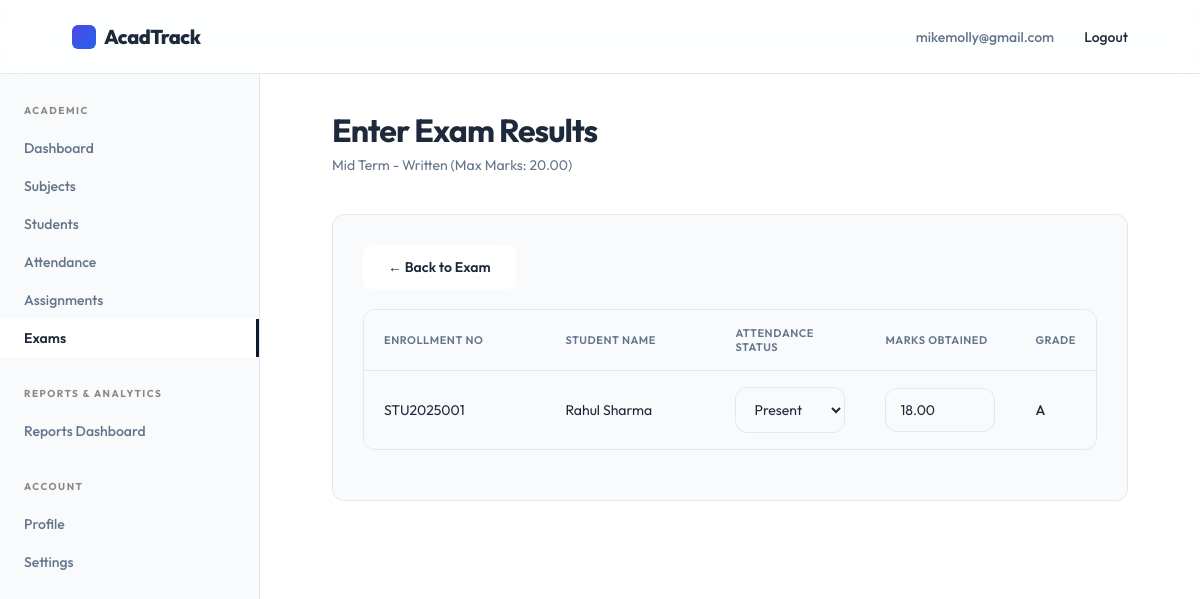
Screenshot of /faculty/exams/1/results/ (signed in) with the database file from the repository.
### accounts/models.py (models this page shows, shortened)
class User(AbstractUser):
    class RoleChoices(models.TextChoices):
        STUDENT = 'student', 'Student'
        FACULTY = 'faculty', 'Faculty'
        ADMIN = 'admin', 'Admin'
    username = None
    email = models.EmailField(unique=True)
    role = models.CharField(max_length=20, choices=RoleChoices.choices, default=RoleChoices.STUDENT)
    contact_number = models.CharField(max_length=15, blank=True, null=True)
    deactivated_at = models.DateTimeField(blank=True, null=True)
    updated_at = models.DateTimeField(auto_now=True)
    USERNAME_FIELD = 'email'
    REQUIRED_FIELDS = []
    objects = CustomUserManager()

### examinations/models.py (models this page shows, shortened)
class Exam(models.Model):
    class ExamTerm(models.TextChoices):
        INTERNAL = 'internal', 'Mini Test'
        MID_SEM = 'mid_sem', 'Mid Term'
        END_SEM = 'end_sem', 'End Term'
    class ExamCategory(models.TextChoices):
        WRITTEN = 'written', 'Written'
        PRACTICAL = 'practical', 'Practical'
        PRESENTATION = 'presentation', 'Presentation'
        VIVA = 'viva', 'Viva'
    class StatusChoices(models.TextChoices):
        SCHEDULED = 'scheduled', 'Scheduled'
        COMPLETED = 'completed', 'Completed'
        RESULTS_PENDING = 'results_pending', 'Results Pending'
        PUBLISHED = 'published', 'Published'
        CANCELLED = 'cancelled', 'Cancelled'
    offering = models.ForeignKey('academics.SubjectOffering', on_delete=models.CASCADE, related_name='exams')
    exam_term = models.CharField(max_length=20, choices=ExamTerm.choices)
    exam_category = models.CharField(max_length=20, choices=ExamCategory.choices)
    exam_date = models.DateField()
    total_marks = models.DecimalField(max_digits=5, decimal_places=2)
    description = models.TextField(blank=True, null=True)
    status = models.CharField(max_length=20, choices=StatusChoices.choices, default=StatusChoices.SCHEDULED)
    updated_at = models.DateTimeField(auto_now=True)
    class Meta:
        constraints = [
            models.UniqueConstraint(
                fields=['offering', 'exam_term', 'exam_category', 'exam_date'],
                name='unique_exam_schedule'
            )
        ]

class ExamResult(models.Model):
    class AttemptType(models.TextChoices):
        REGULAR = 'regular', 'Regular'
        RETEST = 'retest', 'Retest'
        IMPROVEMENT = 'improvement', 'Improvement'
    class AttendanceStatus(models.TextChoices):
        PRESENT = 'present', 'Present'
        ABSENT = 'absent', 'Absent'
        MEDICAL_LEAVE = 'medical_leave', 'Medical Leave'
    exam = models.ForeignKey(Exam, on_delete=models.CASCADE, related_name='results')
    student = models.ForeignKey('students.Student', on_delete=models.CASCADE, related_name='exam_results')
    attempt_type = models.CharField(max_length=20, choices=AttemptType.choices, default=AttemptType.REGULAR)
    attempt_number = models.PositiveIntegerField(default=1)
    attendance_status = models.CharField(max_length=20, choices=AttendanceStatus.choices)
    marks_obtained = models.DecimalField(max_digits=5, decimal_places=2, blank=True, null=True)
    grade = models.CharField(max_length=5, blank=True, null=True)
    result_status = models.CharField(max_length=20, blank=True, null=True) # e.g. Pass/Fail
    is_latest = models.BooleanField(default=True)
    class Meta:
        constraints = [
            models.UniqueConstraint(
                fields=['exam', 'student', 'attempt_number'],
                name='unique_exam_attempt'
            )
        ]

### students/models.py (models this page shows, shortened)
class Student(models.Model):
    user = models.OneToOneField(settings.AUTH_USER_MODEL, on_delete=models.CASCADE, related_name='student_profile')
    enrollment_no = models.CharField(max_length=50, unique=True)
    date_of_birth = models.DateField(blank=True, null=True)
    class GenderChoices(models.TextChoices):
        MALE = 'M', 'Male'
        FEMALE = 'F', 'Female'
        OTHER = 'O', 'Other'
    gender = models.CharField(max_length=1, choices=GenderChoices.choices, blank=True, null=True)
    address = models.TextField(blank=True, null=True)
    guardian_name = models.CharField(max_length=100, blank=True, null=True)
    guardian_contact = models.CharField(max_length=20, blank=True, null=True)
    emergency_contact = models.CharField(max_length=20, blank=True, null=True)
    updated_at = models.DateTimeField(auto_now=True)

### faculty/views.py (the view, shortened to what this page needs)
# urls.py: path('exams/<int:exam_id>/results/', views.ExamResultEntryView.as_view(), name='exam_results'),
class ExamResultEntryView(FacultyRequiredMixin, View):
    template_name = 'faculty/exam_results.html'
    def get_exam(self, exam_id):
        return get_object_or_404(Exam, pk=exam_id, offering__faculty=self.request.user.faculty_profile)
    def get_eligible_students(self, exam):
        student_semesters = StudentSemester.objects.filter(
            semester=exam.offering.semester,
            status__in=[StudentSemester.StatusChoices.ACTIVE, StudentSemester.StatusChoices.BACKLOG]
        ).select_related('student__user')
        return [ss.student for ss in student_semesters]
    def get(self, request, exam_id):
        exam = self.get_exam(exam_id)
        students = self.get_eligible_students(exam)
        existing_results = {
            res.student_id: res
            for res in ExamResult.objects.filter(exam=exam, is_latest=True)
        }
        student_data = []
        for student in students:
            result = existing_results.get(student.id)
            student_data.append({
                'student': student,
                'attendance_status': result.attendance_status if result else ExamResult.AttendanceStatus.PRESENT,
                'marks_obtained': result.marks_obtained if result else '',
                'grade': result.grade if result else ''
            })
        context = {
            'exam': exam,
            'student_data': student_data,
            'attendance_choices': ExamResult.AttendanceStatus.choices,
        }
        return render(request, self.template_name, context)

### faculty/views.py (called while the page is built)
    def test_func(self):
        return self.request.user.is_authenticated and self.request.user.role == User.RoleChoices.FACULTY

### templates/faculty/exam_results.html (shortened to what this page needs)
{% extends 'faculty/base.html' %}
{% block page_title %}Enter Exam Results{% endblock %}
{% block page_subtitle %}{{ exam.get_exam_term_display }} - {{ exam.get_exam_category_display }} (Max Marks: {{ exam.total_marks }}){% endblock %}
{% block dashboard_content %}
<div class="dashboard-section">
    <div style="margin-bottom: 20px;">
        <a href="{% url 'faculty:exam_detail' pk=exam.pk %}" class="btn btn-secondary">&larr; Back to Exam</a>
    </div>
    <form method="post">
        <div class="table-responsive">
            <table class="table">
                <thead>
                    <tr>
                        <th>Enrollment No</th>
                        <th>Student Name</th>
                        <th style="width: 150px;">Attendance Status</th>
                        <th style="width: 150px;">Marks Obtained</th>
                        <th style="width: 80px;">Grade</th>
                    </tr>
                </thead>
                <tbody>
                    {% for item in student_data %}
                    <tr>
                        <td>{{ item.student.enrollment_no }}</td>
                        <td>{{ item.student.user.get_full_name|default:"--" }}</td>
                        <td>
                            <select name="attendance_{{ item.student.id }}" class="form-control" onchange="toggleMarksInput(this, 'marks_{{ item.student.id }}')">
                                {% for val, label in attendance_choices %}
                                <option value="{{ val }}" {% if item.attendance_status == val %}selected{% endif %}>{{ label }}</option>
                                {% endfor %}
                            </select>
                        </td>
                        <td>
                            <input type="number" step="0.01" name="marks_{{ item.student.id }}" id="marks_{{ item.student.id }}" class="form-control" value="{{ item.marks_obtained|default_if_none:'' }}" max="{{ exam.total_marks }}" min="0" {% if item.attendance_status != 'present' %}disabled{% endif %} {% if exam.status == 'published' %}readonly{% endif %}>
                        </td>
                        <td style="font-weight: 500;">
                            {{ item.grade|default:"--" }}
                        </td>
                    </tr>
                    {% empty %}
                    <tr>
                        <td colspan="4" style="text-align: center; color: var(--muted); padding: 20px;">No students are enrolled in this semester.</td>
                    </tr>
                    {% endfor %}
                </tbody>
            </table>
        </div>
    </form>
</div>
{% endblock %}

### templates/components/navbar.html (shortened to what this page needs)
<header class="navbar">
    <a href="{% if request.user.is_authenticated %}{% if request.user.role == 'admin' or request.user.is_superuser %}{% url 'acadtrack_admin:dashboard' %}{% elif request.user.role == 'faculty' %}{% url 'faculty:dashboard' %}{% else %}{% url 'students:dashboard' %}{% endif %}{% else %}{% url 'landing_page' %}{% endif %}" class="brand" aria-label="AcadTrack home">
        <span class="brand-mark"></span>
        AcadTrack
    </a>
    <nav class="nav-links" aria-label="User navigation">
        {% if request.user.is_authenticated %}
            <span style="color: var(--muted);">{{ request.user.email }}</span>
            <form action="{% url 'accounts:logout' %}" method="post" style="display:inline;">
                <button type="submit" style="background:none;border:none;cursor:pointer;font-family:inherit;font-size:inherit;font-weight:inherit;color:inherit;" class="nav-links a">Logout</button>
            </form>
        {% else %}
            {% if request.resolver_match.url_name != 'login' %}
                <a href="{% url 'accounts:login' %}">Login</a>
            {% endif %}
        {% endif %}
    </nav>
</header>

### static/style.css (style rules this page uses)
:root { --bg: #f9fafb; --text: #1e293b; --muted: #64748b; --line: #e2e8f0; --soft: #ffffff; --primary: #4f46e5; --primary-hover: #4338ca; --accent: #2563eb; --black: #0f172a; --radius: 12px; --glass-bg: rgba(255, 255, 255, 0.85); --glass-border: rgba(255, 255, 255, 0.6); --glass-shadow: 0 10px 40px 0 rgba(31, 38, 135, 0.05); }
* { box-sizing: border-box; margin: 0; padding: 0; scrollbar-width: thin; scrollbar-color: rgba(0, 0, 0, 0.2) var(--bg); }
html { scroll-behavior: smooth; }
body { min-height: 100vh; background: var(--bg); color: var(--text); font-family: 'Outfit', Arial, sans-serif; -webkit-font-smoothing: antialiased; }
a { color: inherit; text-decoration: none; }
.navbar { height: 74px; width: 100%; display: flex; align-items: center; justify-content: space-between; padding: 0 6vw; background: rgba(255, 255, 255, 0.85); backdrop-filter: blur(16px); -webkit-backdrop-filter: blur(16px); border-bottom: 1px solid var(--line); position: sticky; top: 0; z-index: 100; }
.brand { font-size: 20px; font-weight: 800; letter-spacing: -0.5px; display: flex; align-items: center; gap: 8px; }
.brand-mark { width: 24px; height: 24px; background: linear-gradient(135deg, var(--primary), var(--accent)); border-radius: 6px; display: inline-block; }
.nav-links { display: flex; gap: 30px; font-size: 14px; font-weight: 500; }
.btn { display: inline-flex; align-items: center; justify-content: center; padding: 12px 24px; border-radius: 8px; font-size: 14px; font-weight: 600; transition: all 0.3s cubic-bezier(0.16, 1, 0.3, 1); cursor: pointer; border: none; }
.btn-secondary { background: var(--glass-bg); border: 1px solid var(--glass-border); color: var(--text); backdrop-filter: blur(12px); }
.form-control, .form-group input:not([type="submit"]):not([type="checkbox"]):not([type="radio"]):not([type="file"]), .form-group select, .form-group textarea { width: 100%; padding: 14px 16px; background: var(--soft); border: 1px solid var(--line); border-radius: 8px; color: var(--text); font-family: inherit; font-size: 15px; transition: all 0.2s ease; }

### static/dashboard.css (style rules this page uses)
.dashboard-section { background: var(--bg); border: 1px solid var(--line); border-radius: var(--radius); padding: 30px; margin-bottom: 30px; }
.form-control, input[type="text"], input[type="email"], input[type="password"], input[type="number"], input[type="date"], select, textarea { width: 100%; padding: 12px 14px; background: var(--bg); border: 1px solid var(--line); border-radius: var(--radius); font-size: 14px; font-family: inherit; color: var(--text); transition: border-color 0.2s ease, box-shadow 0.2s ease; box-sizing: border-box; }
.table-responsive { width: 100%; overflow-x: auto; margin-bottom: 20px; border-radius: var(--radius); border: 1px solid var(--line); background: var(--bg); }
.table { width: 100%; border-collapse: collapse; font-size: 14px; text-align: left; }
.table th { background: #f8fafc; color: var(--muted); font-weight: 600; text-transform: uppercase; font-size: 11px; letter-spacing: .05em; padding: 16px 20px; border-bottom: 1px solid var(--line); }
.table td { padding: 16px 20px; border-bottom: 1px solid var(--line); color: var(--text); vertical-align: middle; }
.table tbody tr:last-child td { border-bottom: none; }
.table tbody tr { transition: background-color 0.2s ease; }

### rows the page displays
User: user.email "mikemolly@gmail.com"
Exam: exam_term "Mid Term", exam_category "Written", total_marks "20.00"
Student: student.enrollment_no "STU2025001", student.user.get_full_name "Rahul Sharma", id "Present", marks_obtained "18.00", grade "A"
